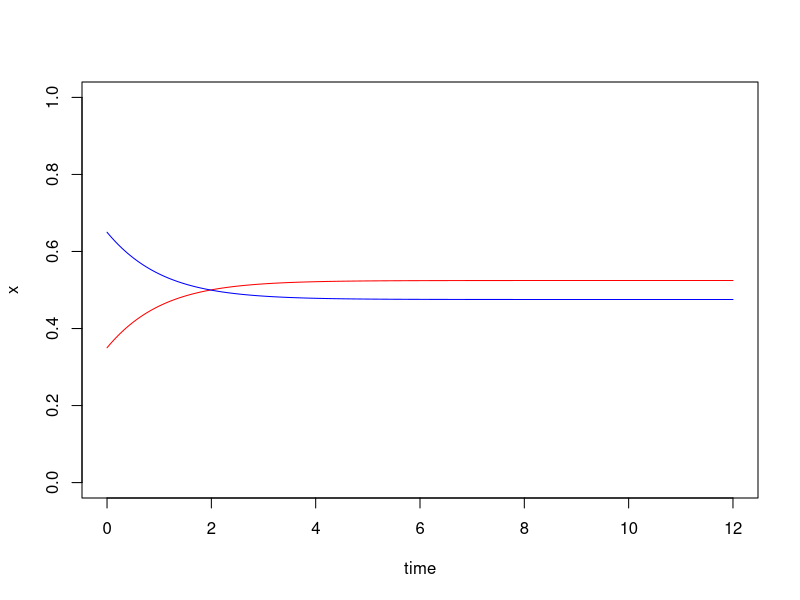

Write the R code that produced this figure.
## ---- chunk 1
#Packages
library(deSolve)
## ---- chunk 2
#Set Parameters
tol<-c(1e-60)
p<-c(f0=1.5,f1=1,q=0.6,q_g=0.4)
t<-c(0:300)/25

diff<-function(t,x,p){
  A<- x[1]*p["f0"]*p["q"]+x[2]*p["f1"]*p["q_g"]-(x[1]*p["f0"]+x[2]*p["f1"])*x[1]
  B<- x[1]*p["f0"]*p["q_g"]+x[2]*p["f1"]*p["q"]-(x[1]*p["f0"]+x[2]*p["f1"])*x[2]
  list(c(A,B))
  
}

## ---- chunk 3

cond<- c(a=0.35, b=0.65)
out<-lsoda(cond,t,diff,p,rtol = 1e-10, atol=tol)

## ---- chunk 4
#Plot
plot(out[,1],out[,2],xlab="time",type ="l",ylim=c(0,1),col='red',ylab="x")
lines(out[,1],out[,3],col='blue')

## ---- chunk 5
W=matrix(c(p["f0"]*p["q"],p["f0"]*p["q_g"],p["f1"]*p["q_g"],p["f1"]*p["q"]),2,2)
lamb=eigen(W)
x=lamb$vectors[,1]/sum(lamb$vectors[,1])
x
tail(out,1)
